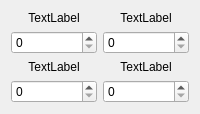
          <widget class="QWidget" name="tab_16">
           <attribute name="title">
            <string>Input Variable</string>
           </attribute>
           <layout class="QGridLayout" name="gridLayout_13">
            <item row="0" column="1">
             <widget class="QLabel" name="label_33">
              <property name="text">
               <string>TextLabel</string>
              </property>
              <property name="alignment">
               <set>Qt::AlignCenter</set>
              </property>
             </widget>
            </item>
            <item row="3" column="2">
             <widget class="QSpinBox" name="spinBox_10">
              <property name="sizePolicy">
               <sizepolicy hsizetype="Preferred" vsizetype="Preferred">
                <horstretch>0</horstretch>
                <verstretch>0</verstretch>
               </sizepolicy>
              </property>
             </widget>
            </item>
            <item row="7" column="2">
             <widget class="QSpinBox" name="spinBox_12">
              <property name="sizePolicy">
               <sizepolicy hsizetype="Preferred" vsizetype="Preferred">
                <horstretch>0</horstretch>
                <verstretch>0</verstretch>
               </sizepolicy>
              </property>
             </widget>
            </item>
            <item row="3" column="1">
             <widget class="QSpinBox" name="spinBox_9">
              <property name="sizePolicy">
               <sizepolicy hsizetype="Preferred" vsizetype="Preferred">
                <horstretch>0</horstretch>
                <verstretch>0</verstretch>
               </sizepolicy>
              </property>
             </widget>
            </item>
            <item row="7" column="1">
             <widget class="QSpinBox" name="spinBox_11">
              <property name="sizePolicy">
               <sizepolicy hsizetype="Preferred" vsizetype="Preferred">
                <horstretch>0</horstretch>
                <verstretch>0</verstretch>
               </sizepolicy>
              </property>
             </widget>
            </item>
            <item row="0" column="2">
             <widget class="QLabel" name="label_34">
              <property name="text">
               <string>TextLabel</string>
              </property>
              <property name="alignment">
               <set>Qt::AlignCenter</set>
              </property>
             </widget>
            </item>
            <item row="6" column="1">
             <widget class="QLabel" name="label_35">
              <property name="text">
               <string>TextLabel</string>
              </property>
              <property name="alignment">
               <set>Qt::AlignCenter</set>
              </property>
             </widget>
            </item>
            <item row="6" column="2">
             <widget class="QLabel" name="label_36">
              <property name="text">
               <string>TextLabel</string>
              </property>
              <property name="alignment">
               <set>Qt::AlignCenter</set>
              </property>
             </widget>
            </item>
           </layout>
          </widget>
